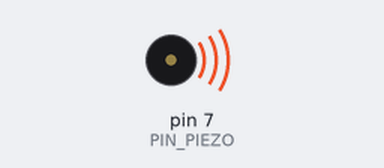
The sketch below on a simulated Arduino Uno, built with avr-gcc and run on an emulated ATmega328P. Shown: buzzer (waves = sounding).

Above: at 0.1 s.
At 7.6 s:
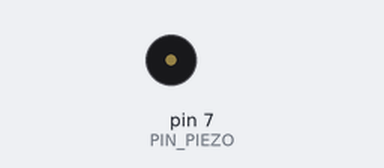
Timing chart, 0 to 9.1 s (numbered marks = the images above):
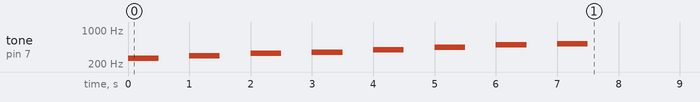

The sketch:

sketch_piezo.ino
```cpp
/*
 * 피에조(Piezo) 스피커를 이용해 소리를 내는 예제 코드
 *
 * 피에조 스피커를 통해 '도레미파솔라시도' 8음계의 소리를 낸다.
 * tone() 함수를 이용해 피에조 스피커의 떨림을 제어하여 음계에 맞는 소리를 낸다.
 * 더 많은 정보는 토이 메이커스 http://cafe.naver.com/toymakers
 *
 * 2017년 1월 27일 수정됨 by 율리안(Yulian)
 *
 */

int PIN_PIEZO = 7;  // 피에조 스피커의 변수 선언

int melody[] = {  262,  // 도, 주파수: 262Hz
                  294,  // 레, 294Hz
                  330,  // 미, 330Hz
                  349,  // 파, 349Hz
                  392,  // 솔, 392Hz
                  440,  // 라, 440Hz
                  494,  // 시, 494Hz
                  523   // 도, 523Hz
};

void setup() {
  for (int i=0; i<8; i++) {           // for 반복문을 통해 melody 배열에 있는 주파수를 한번씩 호출
    tone(PIN_PIEZO, melody[i], 500);  // 7번 핀에 0.5초 동안 특정 주파수의 소리가 발생하도록 전압을 인가함
    delay(1000);                      // 1초간 지연
  }
}

void loop() {

}
```
